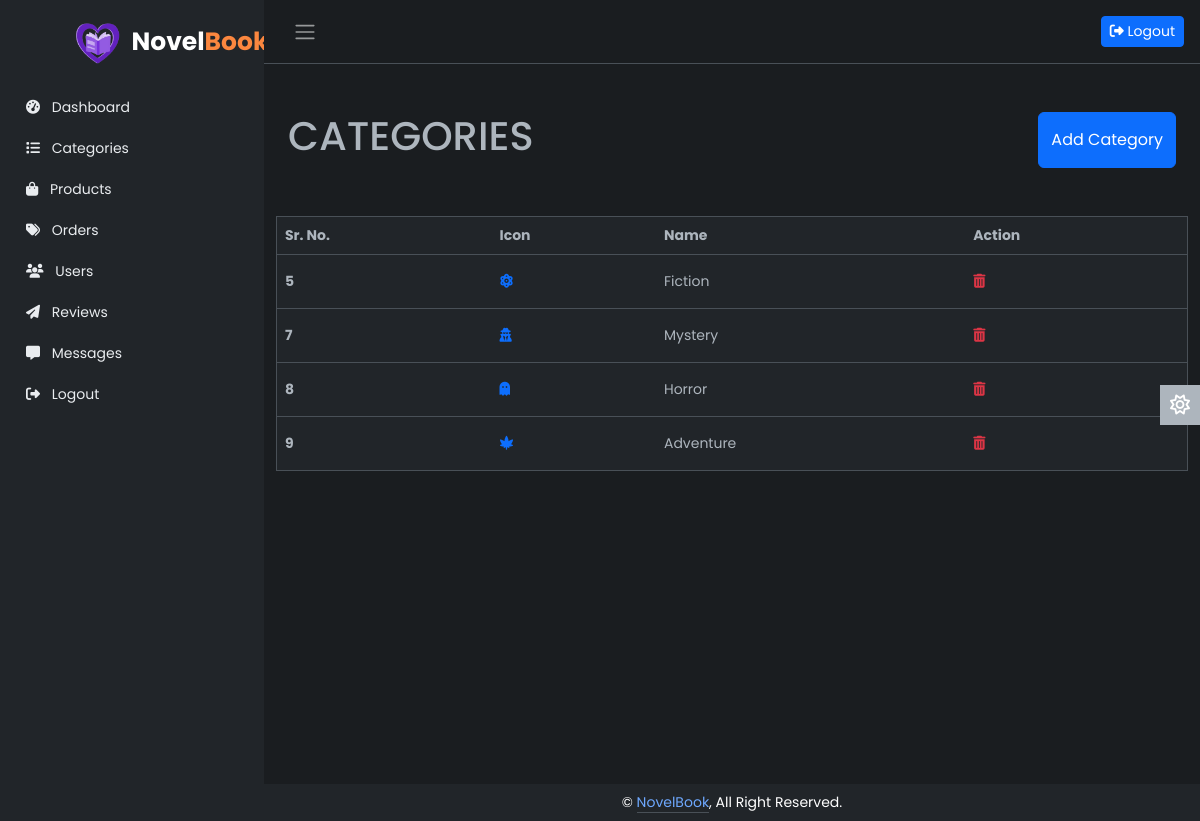
Screenshot of /admin_categories.php (signed in) with the database file from the repository.
### tables this page shows
CREATE TABLE `category` (
  `cat_id` int(11) NOT NULL,
  `cat_icon` varchar(255) NOT NULL,
  `cat_name` varchar(255) NOT NULL
);

### admin_categories.php (the view, shortened to what this page needs)
<?php
include 'inc/db.php';
?>
<?php
include "admin/header.php";
?>
<div class="main">
    <?php
    include "admin/navbar.php";
    ?>
    <div class="container-xxl py-5" style="min-height:90vh;">
        <div class="container">
            <div class="d-flex justify-content-between wow fadeInUp" data-wow-delay="0.1s">
                <h1>CATEGORIES</h1>
                <button type="button" class="btn btn-primary btn-md" data-bs-toggle="modal" data-bs-target="#add">
                    Add Category
                </button>
            </div>
            <div class="row mt-5">
                <table class="table border">
                    <thead>
                        <tr>
                            <th scope="col">Sr. No.</th>
                            <th scope="col">Icon</th>
                            <th scope="col">Name</th>
                            <th scope="col">Action</th>
                        </tr>
                    </thead>
                    <tbody>
                        <?php
                        $select_category = mysqli_query($conn, "SELECT * FROM `category`") or die('query failed');
                        while ($fetch_category = mysqli_fetch_assoc($select_category)) {
                            ?>
                            <tr>
                                <th scope="row" class="py-3">
                                    <?php echo $fetch_category['cat_id']; ?>
                                </th>
                                <td class="py-3 text-primary"></b>
                                    <?php echo $fetch_category['cat_icon']; ?>
                                </td>
                                <td class="py-3">
                                    <?php echo $fetch_category['cat_name']; ?>
                                </td>
                                <td class="py-3"><a
                                        href="admin_categories.php?delete=<?php echo $fetch_category['cat_id']; ?>"
                                        title="Delete" onclick="return confirm('Delete this Category?');"><i
                                            class="fa fa-trash text-danger"></i></a></td>
                            </tr>
                            <?php
                        }
                        ?>
                    </tbody>
                </table>
            </div>
        </div>
    </div>
    <a href="#" class="theme-toggle">
        <i class="fa-regular fa-sun"></i>
    </a>
    <?php
    include "admin/footer.php";
    ?>
</div>
</div>
</body>
</html>

### css/user.css (style rules this page uses)
body { font-family: 'Poppins', sans-serif; font-size: 0.875rem; opacity: 1; overflow-y: scroll; margin: 0; }
a { cursor: pointer; text-decoration: none; font-family: 'Poppins', sans-serif; }
.main { display: flex; flex-direction: column; min-height: 100vh; min-width: 0; overflow: auto; transition: all 0.35s ease-in-out; width: 100%; background: var(--bs-dark-bg-subtle); }
.theme-toggle { position: fixed; top: 50%; transform: translateY(-65%); text-align: center; z-index: 10; right: 0; left: auto; border: none; background-color: var(--bs-body-color); }
html[data-bs-theme="dark"] .theme-toggle .fa-sun, html[data-bs-theme="light"] .theme-toggle .fa-moon { cursor: pointer; padding: 10px; display: block; font-size: 1.25rem; color: #FFF; }

### rows the page displays
category: cat_id "5", cat_name "Fiction"
category: cat_id "7", cat_name "Mystery"
category: cat_id "8", cat_name "Horror"
category: cat_id "9", cat_name "Adventure"
